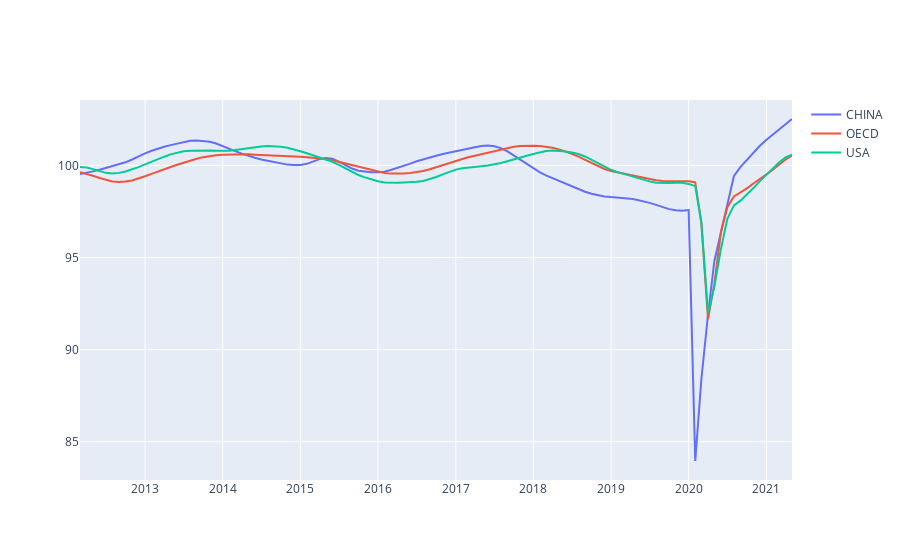

Write notebook code for a chart like this one.
### Code cell
# 경기선행지수 
fig = go.Figure()
Time_Series_Plot(fig, CLI_CHN, 'TIME', 'Value', 'CHINA')
Time_Series_Plot(fig, CLI_OECD, 'TIME', 'Value', 'OECD')
Time_Series_Plot(fig, CLI_USA, 'TIME', 'Value', 'USA')
fig.show()
